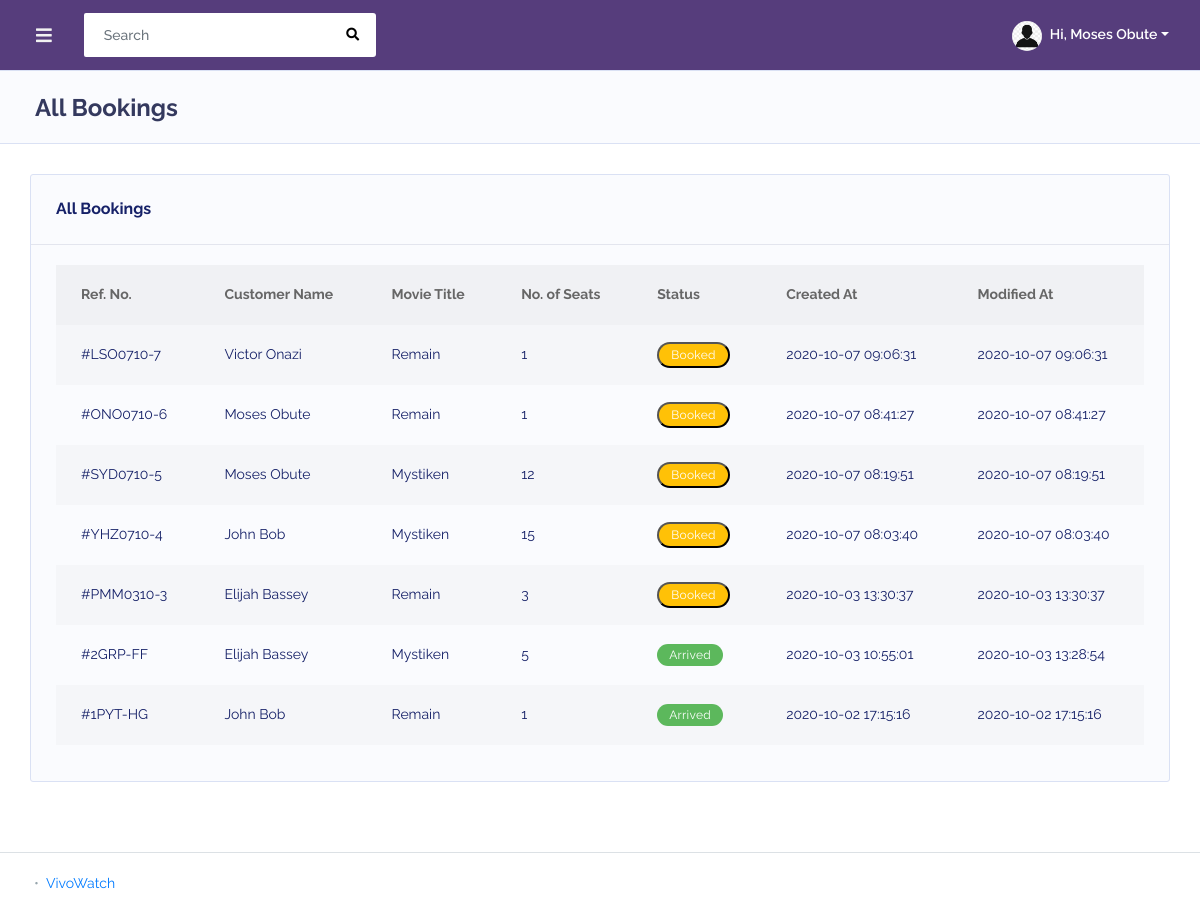
Page /admin/index.php?bookings (signed in) on the committed database.
### tables this page shows
CREATE TABLE `users` (
  `id` int(10) NOT NULL,
  `username` varchar(255) NOT NULL,
  `email` varchar(255) NOT NULL,
  `password` varchar(255) NOT NULL,
  `first_name` varchar(255) NOT NULL,
  `last_name` varchar(255) NOT NULL,
  `profile_photo` varchar(255) NOT NULL,
  `is_active` tinyint(1) NOT NULL,
  `is_customer` tinyint(1) NOT NULL,
  `is_staff` tinyint(1) NOT NULL,
  `is_admin` tinyint(1) NOT NULL,
  `last_login` timestamp NOT NULL DEFAULT '0000-00-00 00:00:00',
  `created_at` timestamp NOT NULL DEFAULT '0000-00-00 00:00:00',
  `modified_at` timestamp NOT NULL DEFAULT '0000-00-00 00:00:00'
);

CREATE TABLE `bookings` (
  `id` int(10) NOT NULL,
  `customer_id` int(10) NOT NULL,
  `staff_id` int(10) DEFAULT NULL,
  `movie_id` int(10) NOT NULL,
  `num_of_seats` int(5) NOT NULL,
  `status` enum('BOOKED','ARRIVED','CLOSED','') NOT NULL,
  `ref_number` varchar(25) NOT NULL,
  `created_at` timestamp NOT NULL DEFAULT '0000-00-00 00:00:00',
  `modified_at` timestamp NOT NULL DEFAULT '0000-00-00 00:00:00'
);

CREATE TABLE `movies` (
  `id` int(10) NOT NULL,
  `title` varchar(255) NOT NULL,
  `release_date` date NOT NULL,
  `trailer_link` text NOT NULL,
  `image` text NOT NULL,
  `description` text NOT NULL,
  `director` varchar(25) NOT NULL,
  `writer` varchar(255) NOT NULL,
  `stars` varchar(255) NOT NULL,
  `run_time` varchar(25) NOT NULL,
  `viewing_date` date NOT NULL,
  `viewing_time` time NOT NULL,
  `fee` decimal(10,0) NOT NULL,
  `num_available_seats` int(5) NOT NULL,
  `pg_rating` varchar(25) NOT NULL,
  `plot_keywords` varchar(255) NOT NULL,
  `genre_id` int(10) NOT NULL,
  `hall_id` int(10) NOT NULL,
  `user_id` int(10) NOT NULL,
  `created_at` timestamp NOT NULL DEFAULT CURRENT_TIMESTAMP ON UPDATE CURRENT_TIMESTAMP,
  `modified_at` timestamp NOT NULL DEFAULT '0000-00-00 00:00:00'
);

### config/dbconfig.php (called while the page is built, shortened)
<?php
class DBConfig {
	public $connection;
	public function dbConnect() {
		$this->connection = mysqli_connect('localhost', 'root', '', 'movie_booking');
	}
	public function makeQuery($query) {
		$result = mysqli_query($this->connection, $query);
		return $result;
	}
	public function getUserEmail() {
		$user_email = $_SESSION['user_email'];
		return $user_email;
	}
	public function getUserFullName() {
		$user_email = $this->getUserEmail();
		$user_query = $this->makeQuery("SELECT first_name, last_name FROM users WHERE email='$user_email'");
		$user = mysqli_fetch_assoc($user_query);
		return $user['first_name'] . ' ' . $user['last_name'];
	}
	public function getUserProfilePhoto() {
		$user_email = $this->getUserEmail();
		$user_query = $this->makeQuery("SELECT profile_photo FROM users WHERE email='$user_email'");
		$user = mysqli_fetch_assoc($user_query);
		return $user['profile_photo'];
	}
	public function checkUserActive() {
		$user_email = $this->getUserEmail();
		$user_query = $this->makeQuery("SELECT * FROM users WHERE email='$user_email' AND is_active=1");
		if(mysqli_num_rows($user_query) > 0)
		{
			return true;
		}
		else
		{
			$this->setMessage('Your account has been deactivated. Contact the admin!|alert-danger');
			return false;
		}
	}
	public function checkUserIsStaff() {
		$user_email = $this->getUserEmail();
		$user_query = $this->makeQuery("SELECT * FROM users WHERE email='$user_email' AND is_staff=1");
		if(mysqli_num_rows($user_query) > 0)
		{
			return true;
		}
		else
		{
			return false;
		}
	}
}
$dbConfig = new DBConfig();
?>

### classes/booking.php (called while the page is built, shortened)
<?php
	class Booking extends DBConfig {
		public function getAll() {
			return $this->makeQuery("SELECT * FROM bookings ORDER BY 1 DESC");
		}
	}
	$booking = new Booking();
 ?>

### classes/user.php (called while the page is built, shortened)
<?php
	class User extends DBConfig {
		public function getUserName($id) {
			$user_query = $this->makeQuery("SELECT first_name, last_name FROM users WHERE id='$id'");
			$user_data = mysqli_fetch_assoc($user_query);
			return $user_data['first_name'] . ' ' . $user_data['last_name'];
		}
	}
	$user = new User();
 ?>

### classes/movie.php (called while the page is built, shortened)
<?php
	class Movie extends DBConfig {
		public function getMovieTitle($movie_id) {
			$movie_query = $this->makeQuery("SELECT title FROM movies WHERE id='$movie_id'");
			$movie_data = mysqli_fetch_assoc($movie_query);
			return $movie_data['title'];
		}
	}
	$movie = new Movie();
 ?>

### admin/bookings.php (the view, shortened to what this page needs)
<?php
	include '../classes/booking.php';
	include '../classes/user.php';
	include '../classes/movie.php';
	$booking->updateBookingStatus();
 ?>
    <section class="section">
        <div class="section-header">
            <h1>All Bookings</h1>
        </div>
        <div class="section-body">
	        <div class="row">
	            <div class="col-12">
	                <div class="card">
	                    <div class="card-header">
	                        <h4>All Bookings</h4>
	                    </div>
	                    <div class="card-body">
	                        <div class="table-responsive">
                            <table class="table table-striped v_center" id="table-2">
                              <thead>
                                  <tr>
                                  <th>Ref. No.</th>
                                  <th>Customer Name</th>
                                  <th>Movie Title</th>
                                  <th>No. of Seats</th>
                                  <th>Status</th>
                                  <th>Created At</th>
                                  <th>Modified At</th>
                                  </tr>
                              </thead>
                              <tbody>
                              	<?php
                              		$booking_query = $booking->getAll();
                              		while($booking_data = mysqli_fetch_assoc($booking_query)){
                              			$customer_name = $user->getUserName($booking_data['customer_id']);
                              			$movie_title = $movie->getMovieTitle($booking_data['movie_id']);
                              	 ?>
                                <tr>
                                  <td><?=$booking_data['ref_number']; ?></td>
                                  <td><?=$customer_name; ?></td>
                                  <td><?=$movie_title; ?></td>
                                  <td><?=$booking_data['num_of_seats']; ?></td>
                                  <td>
	                                  <?php
	                                  	switch ($booking_data['status']) {
	                                  		case 'BOOKED':
	                                  			$booking_id = $booking_data['id'];
	                                  			echo "<form method='post' action=''>
	                                  							<input type='hidden' name='booking_id' value='$booking_id'>
	                                  							<button type='submit' name='arrived_btn' class='badge badge-warning' data-toggle='tooltip' data-placement='top' title='Change to Arrived'>Booked</button>
	                                  						</form>";
	                                  			break;
	                                  		case 'ARRIVED':
	                                  			echo "<div class='badge badge-success'>Arrived</div>";
	                                  			break;
	                                  	}
	                                   ?>
                                  </td>
                                  <td><?=$booking_data['created_at']; ?></td>
                                  <td><?=$booking_data['modified_at']; ?></td>
                                </tr>
                              <?php } ?>
                              </tbody>
                            </table>
	                        </div>
	                    </div>
	                </div>
	            </div>
	        </div>
        </div>
    </section>

### admin/includes/head.php (shortened to what this page needs)
<?php
	require_once '../config/dbconfig.php';
 ?>
<!DOCTYPE html>
<html lang="en">
<head>
<link rel="stylesheet" href="assets/modules/bootstrap/css/bootstrap.min.css">
<link rel="stylesheet" href="fontawesome/css/all.min.css">
<link rel="stylesheet" href="assets/modules/jqvmap/dist/jqvmap.min.css">
<link rel="stylesheet" href="assets/modules/weather-icon/css/weather-icons.min.css">
<link rel="stylesheet" href="assets/modules/weather-icon/css/weather-icons-wind.min.css">
<link rel="stylesheet" href="assets/modules/summernote/summernote-bs4.css">
<link rel="stylesheet" href="assets/modules/datatables/datatables.min.css">
<link rel="stylesheet" href="assets/modules/datatables/DataTables-1.10.16/css/dataTables.bootstrap4.min.css">
<link rel="stylesheet" href="assets/modules/datatables/Select-1.2.4/css/select.bootstrap4.min.css">
<link rel="stylesheet" href="assets/modules/bootstrap-timepicker/css/bootstrap-timepicker.min.css">
<link rel="stylesheet" href="assets/modules/bootstrap-daterangepicker/daterangepicker.css">
<link rel="stylesheet" href="assets/modules/jquery-selectric/selectric.css">
<link rel="stylesheet" href="assets/css/style.min.css">
<link rel="stylesheet" href="assets/css/components.min.css">
</head>
<body class="layout-4">

### admin/index.php (shortened to what this page needs)
<?php
	require_once './includes/head.php';
 ?>
<?php
	if(!isset($_SESSION["user_email"]))
	{
		include 'login.php';
	}
	else
	{
		require_once './includes/nav.php';
 ?>
<div class="main-content">
<?php
		if($dbConfig->checkUserActive() && $dbConfig->checkUserIsStaff())
		{
				if(isset($_GET['dashboard']))
				{
					include 'dashboard.php';
				}
				elseif(isset($_GET['movie_create']) || isset($_GET['movie_edit']))
				{
					include 'movie_create.php';
				}
				elseif(isset($_GET['movies']))
				{
					include 'movies.php';
				}
				elseif(isset($_GET['movie_single']) || isset($_GET['movie_delete']) || isset($_GET['tag_delete']) || isset($_GET['cast_delete']) || isset($_GET['crew_delete']))
				{
					include 'movie_single.php';
				}
				elseif(isset($_GET['genres']) || isset($_GET['genre_edit']) || isset($_GET['genre_delete']))
				{
					include 'genres.php';
				}
				elseif(isset($_GET['halls']) || isset($_GET['hall_edit']) || isset($_GET['hall_delete']))
				{
					include 'halls.php';
				}
				elseif(isset($_GET['bookings']))
				{
					include 'bookings.php';
				}
				elseif(isset($_GET['booking_single']))
				{
					include 'booking_single.php';
				}
				elseif(isset($_GET['customers']))
				{
					include 'customers.php';
				}
				elseif(isset($_GET['staffs']) || isset($_GET['admins']))
				{
					include 'staffs.php';
				}
				elseif(isset($_GET['user_single']))
				{
					include 'user_single.php';
				}
				elseif(isset($_GET['logout']))
				{
					$auth->logout(1);
				}
				else
				{
					$dbConfig->setMessage("Please avoid malicious editing of the URL!|alert-light");
					include 'dashboard.php';
				}
		}
		else
		{
			$auth->logout();
		}
	}
 ?>
</div>
<?php
	require_once './includes/footer.php';
 ?>
<?php
	require_once './includes/js.php';
 ?>

### admin/includes/nav.php (shortened to what this page needs)
<div id="app">
    <div class="main-wrapper main-wrapper-1">
        <div class="navbar-bg"></div>
        <nav class="navbar navbar-expand-lg main-navbar">
            <form class="form-inline mr-auto">
                <ul class="navbar-nav mr-3">
                    <li><a href="#" data-toggle="sidebar" class="nav-link nav-link-lg"><i class="fas fa-bars"></i></a></li>
                </ul>
                <div class="search-element">
                    <input class="form-control" type="search" placeholder="Search" aria-label="Search" data-width="250">
                    <button class="btn" type="submit"><i class="fas fa-search"></i></button>
                </div>
            </form>
            <ul class="navbar-nav navbar-right">
                <li class="dropdown">
                    <a href="#" data-toggle="dropdown" class="nav-link dropdown-toggle nav-link-lg nav-link-user">
                    <img alt="<?php echo $dbConfig->getUserProfilePhoto(); ?>" src="../images/user_images/<?php echo $dbConfig->getUserProfilePhoto(); ?>" class="rounded-circle mr-1">
                    <div class="d-sm-none d-lg-inline-block">Hi, <?php echo $dbConfig->getUserFullName(); ?></div></a>
                </li>
            </ul>
        </nav>

### admin/includes/footer.php (shortened to what this page needs)
        <footer class="main-footer">
            <div class="footer-left">
                 <div class="bullet"></div>  <a href="../index.php">VivoWatch</a>
            </div>
        </footer>
    </div>
</div>

### admin/includes/js.php (shortened to what this page needs)
</body>
</html>

### rows in the picture
users: profile_photo (placeholder picture), $dbConfig->getUserFullName() "Moses Obute"
bookings: ref_number "#LSO0710-7", customer.last_name "Victor Onazi", movie.title "Remain", num_of_seats "1", created_at "2020-10-07 09:06:31", modified_at "2020-10-07 09:06:31"
bookings: ref_number "#ONO0710-6", customer.last_name "Moses Obute", movie.title "Remain", num_of_seats "1", created_at "2020-10-07 08:41:27", modified_at "2020-10-07 08:41:27"
bookings: ref_number "#SYD0710-5", customer.last_name "Moses Obute", movie.title "Mystiken", num_of_seats "12", created_at "2020-10-07 08:19:51", modified_at "2020-10-07 08:19:51"
bookings: ref_number "#YHZ0710-4", customer.last_name "John Bob", movie.title "Mystiken", num_of_seats "15", created_at "2020-10-07 08:03:40", modified_at "2020-10-07 08:03:40"
bookings: ref_number "#PMM0310-3", customer.last_name "Elijah Bassey", movie.title "Remain", num_of_seats "3", created_at "2020-10-03 13:30:37", modified_at "2020-10-03 13:30:37"
bookings: ref_number "#2GRP-FF", customer.last_name "Elijah Bassey", movie.title "Mystiken", num_of_seats "5", status "Arrived", created_at "2020-10-03 10:55:01", modified_at "2020-10-03 13:28:54"
bookings: ref_number "#1PYT-HG", customer.last_name "John Bob", movie.title "Remain", num_of_seats "1", status "Arrived", created_at "2020-10-02 17:15:16", modified_at "2020-10-02 17:15:16"
